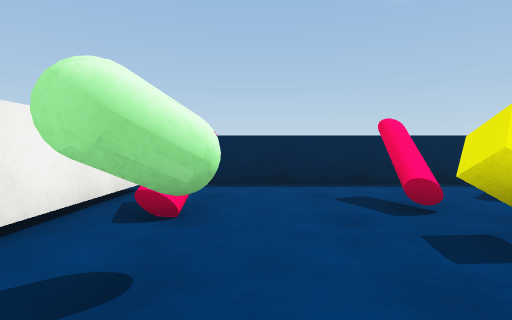
[1] (above)

19 first-person views from a walk through a Unity game level. The camera is 0.72 m above the floor, tilts 2° down and sees 80° across. The floor is counted in squares, 1 m on a side. Each view is taken from the middle of a square. On the plan, view 1 faces up. The plan holds only what a view shows up to about 10 squares ahead; the rest is blank. The player is left out. Surface patterns are stand-ins for the level's own textures.

[2]
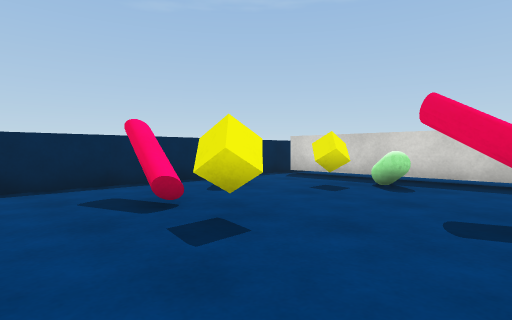

[3]
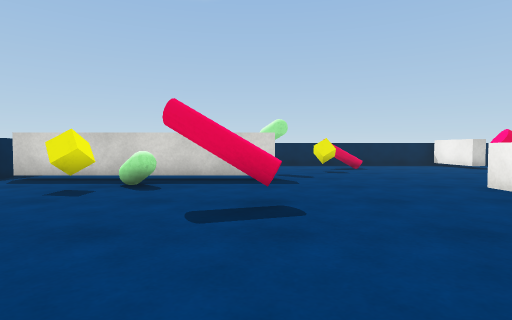

[4]
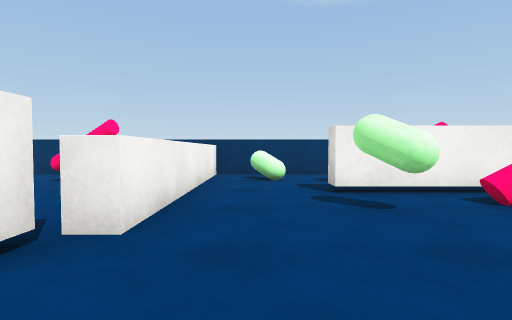

[5]
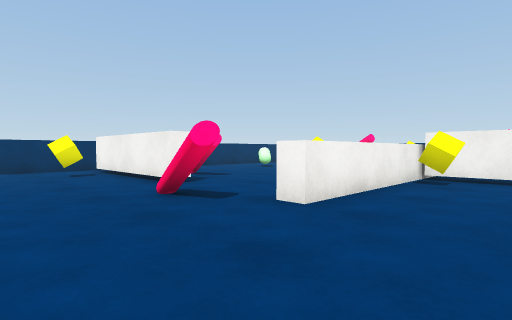

[6]
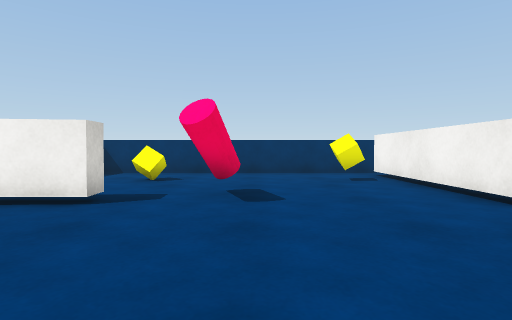

[7]
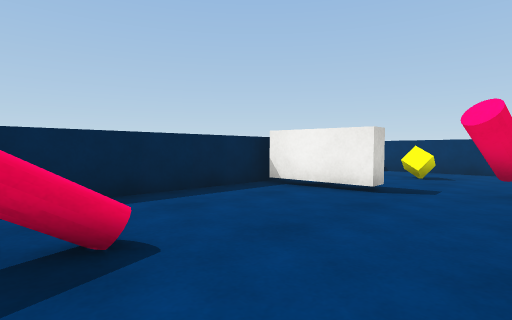

[8]
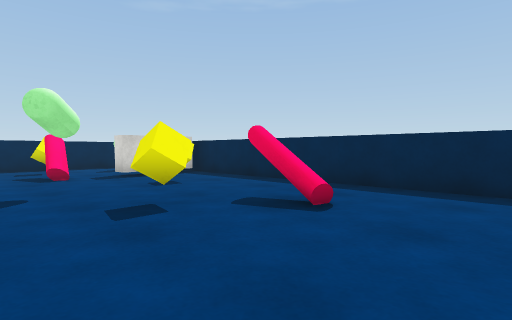

[9]
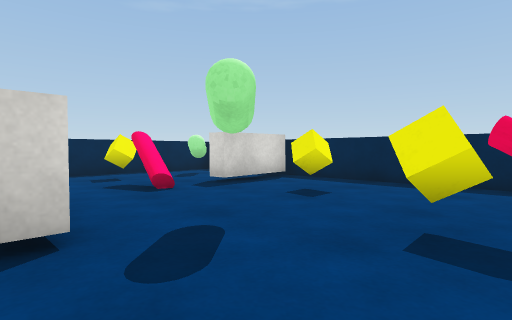

[10]
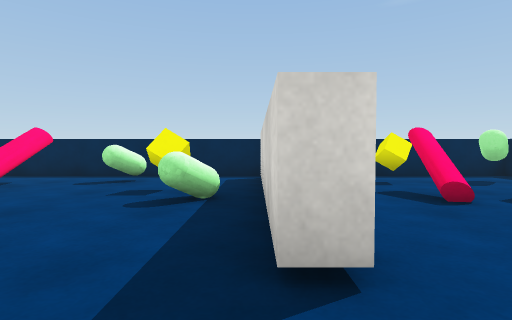

[11]
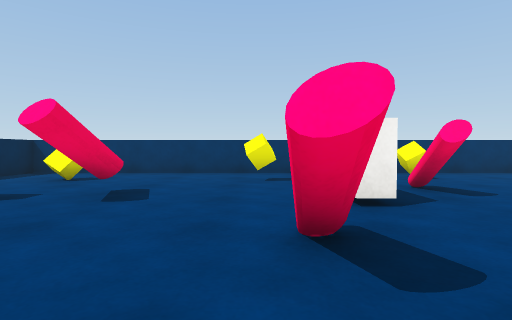

[12]
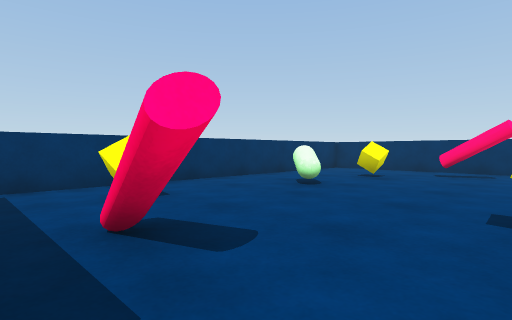

[13]
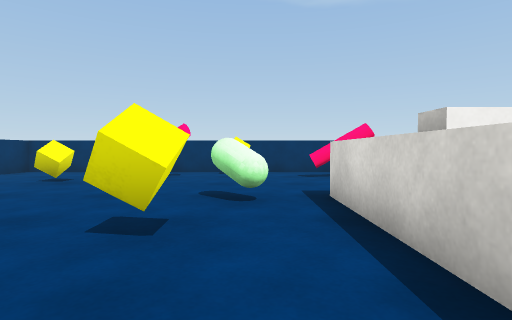

[14]
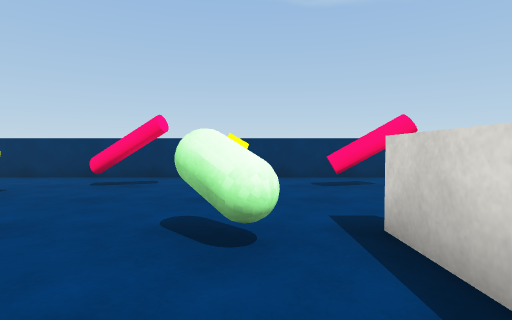

[15]
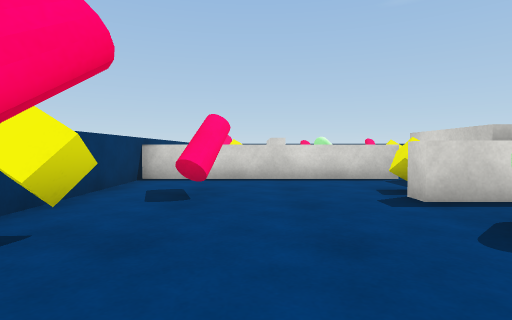

[16]
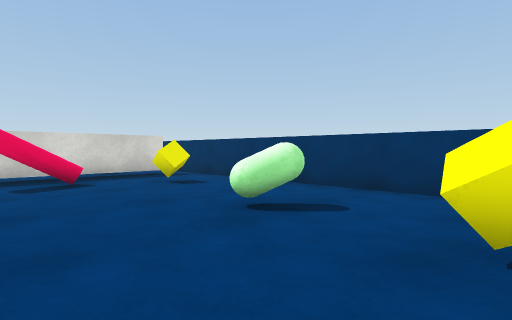

[17]
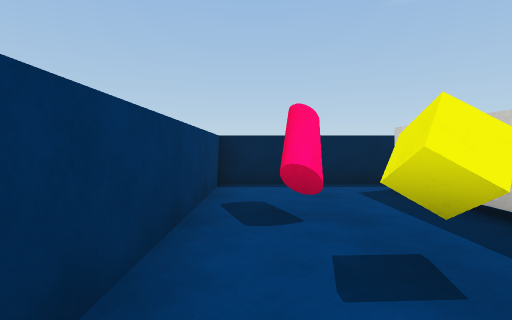

[18]
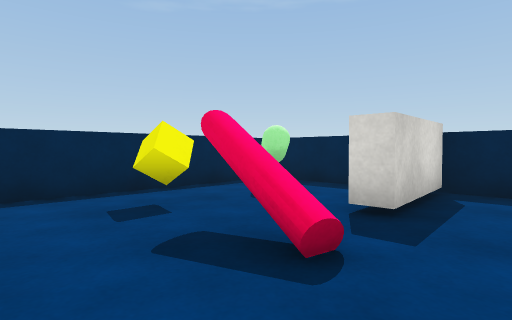

[19]
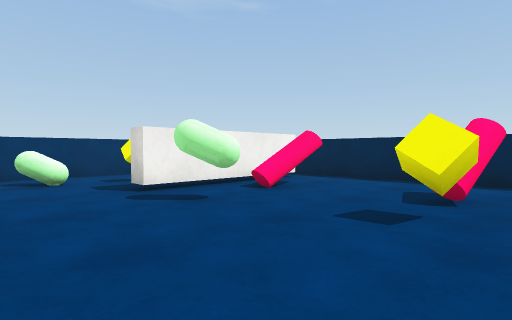

### Floor plan
Key: @ floor where view 1 was taken; # wall or solid block; x gap in a wall; . floor; ^ raised ledge; C cylinder; T thing the floor can be seen under or through; Y yellow cube; A capsule; O other object.
Columns run from 6 left of view 1 to 14 right of it. Each row starts with its distance up from view 1.
  7 #####################
  6 #...................#
  5 #...#...C.A..T..Y.A.#
  4 #.C.TC..C....T......#
  3 #CC.TC..Y..Y.T..C.###
  2 #.Y.TAA.....OT..Cx#.#
  1 #....A....C..T......#
  0 #.A...@...C..T.O..Y.#
 -1 #^^^^^^.............#
 -2 #.....##........Y...#
 -3 #.C....#..........C.#
 -4 #.C...Y#Y........CC.#
 -5 #.....^^^^^^.C......#
 -6 #....AA.....CC......#
 -7 #Y......Y...........#
 -8 #.C.........#...Cx###
 -9 #.C.......C.#...C...
-10 #..Y......C.#......
-11 #....AA..Y..#Y...Y..
-12 #...........#.......#
-13 #####################

Positions as (right, up) in squares from view 1, and headings:
1: (0, 0), facing up
2: (0, 0), facing up-right
3: (0, 0), facing right
4: (3, 0), facing left
5: (9, -2), facing down-left
6: (9, -4), facing down
7: (9, -3), facing down-right
8: (8, -6), facing up-right
9: (7, -3), facing up-right
10: (7, -2), facing up
11: (7, -4), facing down
12: (5, -7), facing down-left
13: (4, -6), facing left
14: (2, -6), facing left
15: (-3, -9), facing up
16: (-3, -8), facing down-right
17: (-5, 0), facing up
18: (8, 1), facing up-right
19: (3, -1), facing up-left
